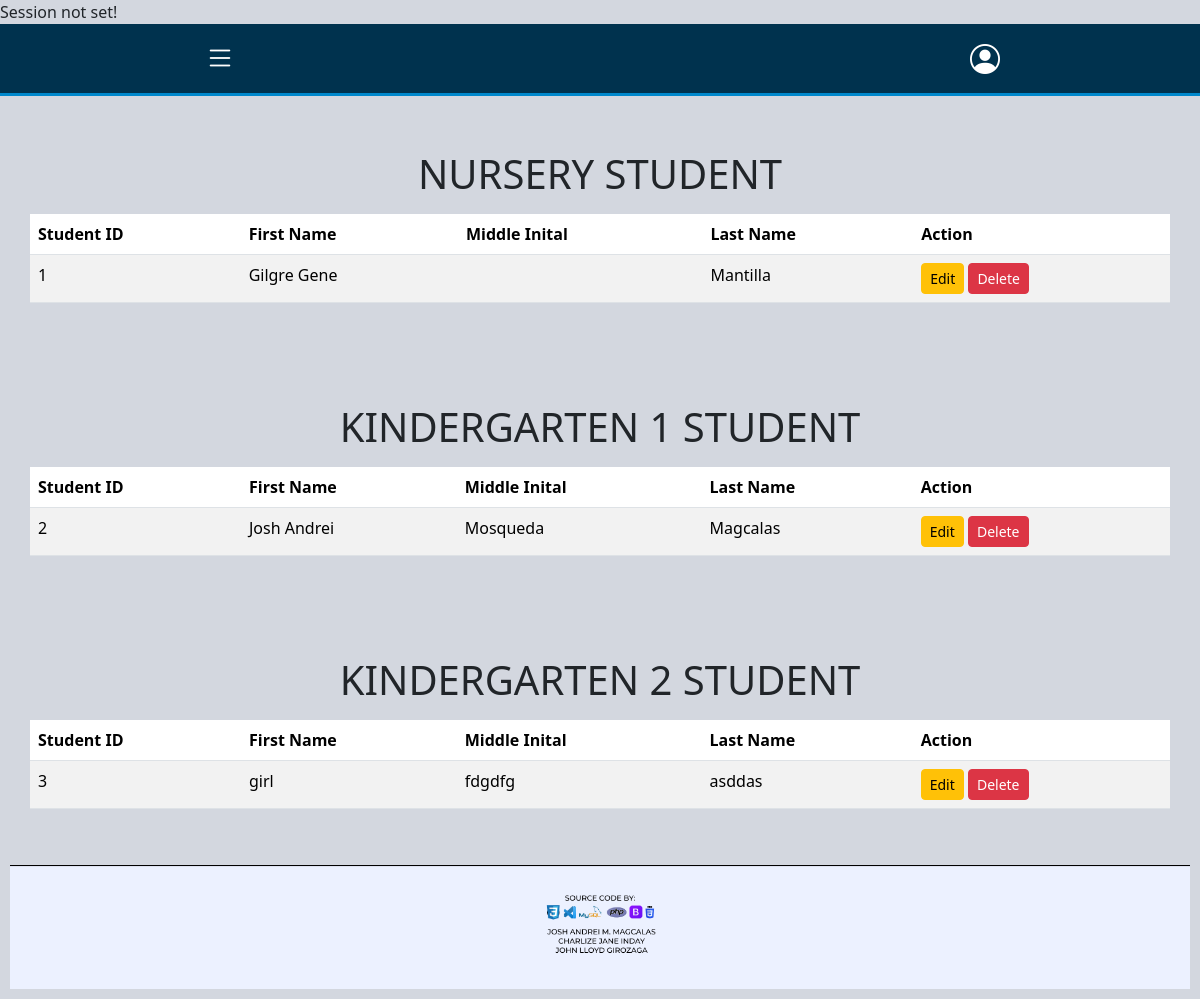
Page /website/student-listing.php on the committed database.
### tables this page shows
CREATE TABLE `tbl_student_info` (
  `student_id` int(11) NOT NULL,
  `enroll_category` enum('Nursery','Kindergarten_1','Kindergarten_2','Tutor') DEFAULT NULL,
  `schoolyear` varchar(10) DEFAULT NULL,
  `last_name` varchar(50) NOT NULL,
  `first_name` varchar(100) NOT NULL,
  `middle_name` varchar(50) DEFAULT NULL,
  `street` text NOT NULL,
  `city` varchar(50) DEFAULT NULL,
  `zip_code` int(4) NOT NULL,
  `birthdate` date NOT NULL,
  `sex` enum('Male','Female') NOT NULL,
  `parent1` varchar(50) DEFAULT NULL,
  `parent1_contact` int(12) DEFAULT NULL,
  `parent2` varchar(50) DEFAULT NULL,
  `parent2_contact` int(12) DEFAULT NULL,
  `emergency_fullname` varchar(50) NOT NULL,
  `emergency_relationship` enum('mother','father','guardian','others') NOT NULL,
  `emergency_address` text NOT NULL,
  `emergency_contact_no` int(12) NOT NULL,
  `created_by` int(11) DEFAULT NULL,
  `date_created` timestamp NOT NULL DEFAULT current_timestamp() ON UPDATE current_timestamp(),
  `updated_by` int(11) DEFAULT NULL,
  `date_updated` timestamp NOT NULL DEFAULT current_timestamp(),
  `isactive` tinyint(1) NOT NULL
);

### website/student-listing.php (the view, shortened to what this page needs)
<?php
include "../database/dbconnect.php";
try {
    $nursery_students = [];
    $kindergarten1_students = [];
    $kindergarten2_students = [];
    $queries = [
        "SELECT
            student_id,
            first_name,
            middle_name,
            last_name
	    FROM
		    tbl_student_info
	    WHERE
		    enroll_category ='Nursery';",
        "SELECT
            student_id,
            first_name,
            middle_name,
            last_name
        FROM
            tbl_student_info
        WHERE
            enroll_category ='Kindergarten_1';",
        "SELECT
            student_id,
            first_name,
            middle_name,
            last_name
        FROM
            tbl_student_info
        WHERE
            enroll_category ='Kindergarten_2';"
    ];
    foreach ($queries as $index => $query) {
        if ($conn->multi_query($query)) {
            do {
                if ($result = $conn->store_result()) {
                    while ($row = $result->fetch_assoc()) {
                        if ($index == 0) {
                            $nursery_students[] = $row;
                        } elseif ($index == 1) {
                            $kindergarten1_students[] = $row;
                        } elseif ($index == 2) {
                            $kindergarten2_students[] = $row;
                        }
                    }
                }
            } while ($conn->next_result());
        } else {
            throw new Exception("Query Failed: " . $conn->error);
        }
    }
} catch (Exception $e) {
    echo "Error: " . $e->getMessage();
}
?>
<!DOCTYPE html>
<html lang="en">
<head>
    <link rel="stylesheet" href="/bootstrap/css/bootstrap.css">
    <link rel="stylesheet" href="/DataTables/datatables.min.css">
    <link href="https://cdn.jsdelivr.net/npm/bootstrap@5.3.2/dist/css/bootstrap.min.css" rel="stylesheet">
    <link href="https://cdn.jsdelivr.net/npm/bootstrap-icons/font/bootstrap-icons.css" rel="stylesheet">
    <link rel="stylesheet" href="https://cdnjs.cloudflare.com/ajax/libs/font-awesome/6.7.2/css/all.min.css">
    <link rel="stylesheet" href="../DataTables/datatables.css">
    <link rel="stylesheet" href="https://cdn.datatables.net/1.13.6/css/jquery.dataTables.min.css">
</head>
<body>
    <?php include"../Layouts/navbar.php"?>
    <div class="container mt-4">
        <h1 class="text-center">NURSERY STUDENT</h1>
            <table id="nursery-list" class="table table-striped mt-3">
                <thead>
                    <tr>
                        <th>Student ID</th>
                        <th>First Name</th>
                        <th>Middle Inital</th>
                        <th>Last Name</th>
                        <th>Action</th>
                    </tr>
                </thead>
                <tbody>
                <?php if (!empty($nursery_students)): ?>
                    <?php foreach ($nursery_students as $row): ?>
                        <tr>
                        <td><?= htmlspecialchars($row['student_id']) ?></td>
                        <td><?= htmlspecialchars($row['first_name']) ?></td>
                        <td><?= htmlspecialchars($row['middle_name']) ?></td>
                        <td><?= htmlspecialchars($row['last_name']) ?></td>
                            <td>
                                <a class="btn btn-warning btn-sm edit-btn" href="update-listing.php?student_id=<?= htmlspecialchars($row['student_id']); ?>">
                                    Edit
                                </a>
                                <form action="../database/db_delete_student.php" method="POST" onsubmit="return confirm('Are you sure you want to delete this student?');" class="d-inline">
                                    <button type="submit" class="btn btn-danger btn-sm" >Delete</button>
                                </form>
                            </td>
                        </tr>
                        <?php endforeach; ?>
                    <?php else: ?>
                        <tr>
                            <td colspan="7" class="text-center">No students available</td>
                        </tr>
                    <?php endif; ?>
                </tbody>
            </table>
    </div>
    <div class="container mt-4">
        <h1 class="text-center">KINDERGARTEN 1 STUDENT</h1>
            <table id="kindergarten1-list" class="table table-striped mt-3">
                <thead>
                    <tr>
                        <th>Student ID</th>
                        <th>First Name</th>
                        <th>Middle Inital</th>
                        <th>Last Name</th>
                        <th>Action</th>
                    </tr>
                </thead>
                <tbody>
                    <?php if (!empty($kindergarten1_students)): ?>
                        <?php foreach ($kindergarten1_students as $row): ?>
                        <tr>
                        <td><?= htmlspecialchars($row['student_id']) ?></td>
                        <td><?= htmlspecialchars($row['first_name']) ?></td>
                        <td><?= htmlspecialchars($row['middle_name']) ?></td>
                        <td><?= htmlspecialchars($row['last_name']) ?></td>
                            <td>
                                <a class="btn btn-warning btn-sm edit-btn" href="update-enrollment-form.php?student_id=<?= htmlspecialchars($row['student_id']); ?>">
                                    Edit
                                </a>
                                <form action="../database/db_delete_student.php" method="POST" onsubmit="return confirm('Are you sure you want to delete this student?');" class="d-inline">
                                    <button type="submit" class="btn btn-danger btn-sm" >Delete</button>
                                </form>
                            </td>
                        </tr>
                            <?php endforeach; ?>
                        <?php else: ?>
                        <tr>
                            <td colspan="7" class="text-center">No students available</td>
                        </tr>
                    <?php endif; ?>
                </tbody>
            </table>
    </div>
        <div class="container mt-4">
        <h1 class="text-center">KINDERGARTEN 2 STUDENT</h1>
            <table id="kindergarten2-list" class="table table-striped mt-3">
                <thead>
                    <tr>
                        <th>Student ID</th>
                        <th>First Name</th>
                        <th>Middle Inital</th>
                        <th>Last Name</th>
                        <th>Action</th>
                    </tr>
                </thead>
                <tbody>
                <?php if (!empty($kindergarten2_students)): ?>
                    <?php foreach ($kindergarten2_students as $row): ?>
                        <tr>
                            <td><?= htmlspecialchars($row['student_id']) ?></td>
                            <td><?= htmlspecialchars($row['first_name']) ?></td>
                            <td><?= htmlspecialchars($row['middle_name']) ?></td>
                            <td><?= htmlspecialchars($row['last_name']) ?></td>
                            <td>
                                <a class="btn btn-warning btn-sm edit-btn" href="update-enrollment-form.php?student_id=<?= htmlspecialchars($row['student_id']); ?>">
                                    Edit
                                </a>
                                <form action="../database/db_delete_student.php" method="POST" onsubmit="return confirm('Are you sure you want to delete this student?');" class="d-inline">
                                    <button type="submit" class="btn btn-danger btn-sm" >Delete</button>
                                </form>
                            </td>
                        </tr>
                        <?php endforeach; ?>
                        <?php else: ?>
                        <tr>
                            <td colspan="7" class="text-center">No students available</td>
                        </tr>
                    <?php endif; ?>
                </tbody>
            </table>
    </div>
    <div class="footer">
        <img src="FOOTER.png" alt="Footer" class="footer-img">
    </div>
</body>
</html>

### DataTables/datatables.css (style rules this page uses)
:root { --dt-row-selected: 13, 110, 253; --dt-row-selected-text: 255, 255, 255; --dt-row-selected-link: 9, 10, 11; --dt-row-stripe: 0, 0, 0; --dt-row-hover: 0, 0, 0; --dt-column-ordering: 0, 0, 0; --dt-html-background: white; }
:root { --dt-row-hover-alpha: 0.035; --dt-row-stripe-alpha: 0.023; --dt-column-ordering-alpha: 0.019; --dt-row-selected-stripe-alpha: 0.923; --dt-row-selected-column-ordering-alpha: 0.919; }

### Layouts/navbar.php (style rules this page uses)
body { background-color: #d3d7df; margin: 0; padding: 0; }
.container { max-width: 1300px; margin: auto; padding: 30px; }
.footer { text-align: center; padding: 10px; color: white; position: relative; width: 100%; }
.footer-img { max-width: 100%; height: auto; }

### rows in the picture
tbl_student_info: student_id "1", first_name "Gilgre Gene", last_name "Mantilla"
tbl_student_info: student_id "2", first_name "Josh Andrei", middle_name "Mosqueda", last_name "Magcalas"
tbl_student_info: student_id "3", first_name "girl", middle_name "fdgdfg", last_name "asddas"
